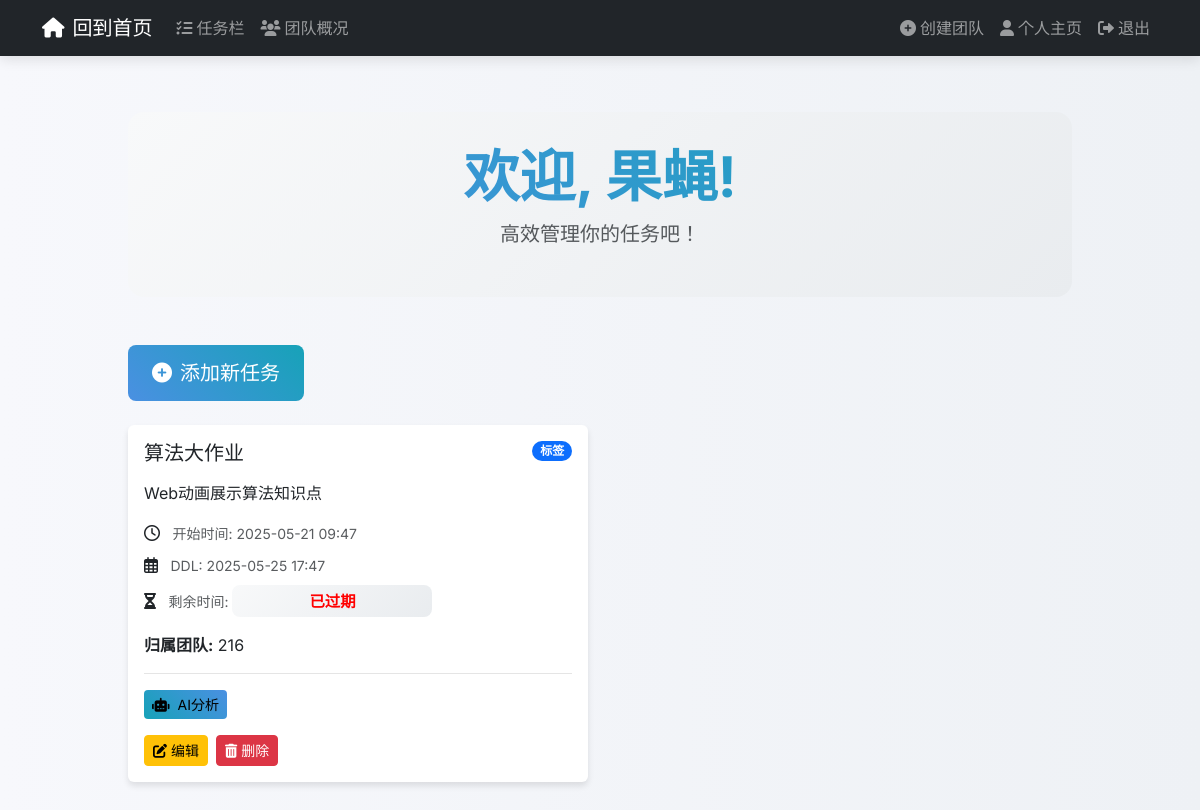
The page /dashboard (signed in) on the database its author committed.
### app.py (models this page shows, shortened)
class User(db.Model):
    id = db.Column(db.Integer, primary_key=True)
    username = db.Column(db.String(20), unique=True, nullable=False)
    email = db.Column(db.String(120), unique=True, nullable=False)
    password = db.Column(db.String(255), nullable=False)
    profile_picture = db.Column(db.String(20), nullable=True)  # Changed to nullable
    bio = db.Column(db.Text, nullable=True)
    created_at = db.Column(db.DateTime, nullable=True)  # Changed to nullable
    data = db.relationship('UserData',back_populates='user')
    is_admin = db.Column(db.Boolean, default=False)

class UserData(db.Model):
    id = db.Column(db.Integer, primary_key=True)
    title = db.Column(db.String(100), nullable=False)
    content = db.Column(db.Text, nullable=False)
    created_at = db.Column(db.DateTime, nullable=False, default=datetime.utcnow)
    deadline = db.Column(db.DateTime, nullable=True)  # New field
    ai_analysis = db.Column(db.Text, nullable=True)   # New field
    updated_at = db.Column(db.DateTime, nullable=False, default=datetime.utcnow, onupdate=datetime.utcnow)
    user_id = db.Column(db.Integer, db.ForeignKey('user.id'), nullable=False)
    user = db.relationship('User',back_populates='data')
    team_id = db.Column(db.Integer, db.ForeignKey('team.id'), nullable=True)  # 关联团队
    team = db.relationship('Team', backref='tasks')
    team_editable = db.Column(db.Boolean, default=False)

class Team(db.Model):
    id = db.Column(db.Integer, primary_key=True)
    name = db.Column(db.String(100), nullable=False)
    description = db.Column(db.Text, nullable=True)
    members = db.relationship('User', secondary='team_members', backref='teams')
    password = db.Column(db.String(6), nullable=False)  # 6位数字密码，必填

### app.py (the view)
@app.route('/dashboard')
@login_required
def dashboard():
    user = User.query.get_or_404(session['user_id'])
    teams = user.teams
    tasks = user_data = UserData.query.filter(
        or_(
            UserData.user_id == user.id,
            and_(
                UserData.team_id.in_([team.id for team in user.teams])
            )
        )
    ).order_by(UserData.created_at.desc()).all()
    return render_template('dashboard.html', user=user, user_data=tasks)

### app.py (called while the page is built)
def login_required(f):
    @wraps(f)
    def decorated_function(*args, **kwargs):
        if 'user_id' not in session:
            flash('Please log in to access this page.', 'warning')
            return redirect(url_for('login'))
        return f(*args, **kwargs)
    return decorated_function

### templates/dashboard.html (shortened to what this page needs)
{% extends "base.html" %}
{% block content %}
<div class="container mt-4">
    <div class="welcome-section text-center mb-5">
        <h1 class="display-4 fw-bold text-gradient">欢迎, {{ user.username }}!</h1>
        <p class="lead text-muted">高效管理你的任务吧！</p>
    </div>
    <div class="row mb-4">
        <div class="col">
            <a href="{{ url_for('add_data') }}" class="btn btn-primary btn-lg add-task-btn">
                <i class="fas fa-plus-circle me-2"></i>添加新任务
            </a>
        </div>
    </div>
    <div class="row">
        {% for data in user_data %}
        <div class="col-md-6 mb-4">
            <div class="card task-card h-100">
                <div class="card-body">
                    <div class="d-flex justify-content-between align-items-start mb-3">
                        <h5 class="card-title mb-0">{{ data.title }}</h5>
                        <span class="badge bg-primary rounded-pill">标签</span>
                    </div>
                    <p class="card-text">{{ data.content }}</p>
                    <div class="task-meta mb-3">
                        <p class="card-text mb-2">
                            <i class="far fa-clock me-2"></i>
                            <small class="text-muted">开始时间: {{ data.created_at.strftime('%Y-%m-%d %H:%M') }}</small>
                        </p>
                        {% if data.deadline %}
                        <p class="card-text mb-2">
                            <i class="far fa-calendar-alt me-2"></i>
                            <small class="text-muted">DDL: {{ data.deadline.strftime('%Y-%m-%d %H:%M') }}</small>
                        </p>
                        <p class="card-text">
                            <i class="fas fa-hourglass-half me-2"></i>
                            <small class="text-muted">剩余时间: <span class="countdown" data-deadline="{{ data.deadline.strftime('%Y-%m-%d %H:%M:%S') }}">Loading...</span></small>
                        </p>
                        {% endif %}
                    </div>
                    <p><strong>归属团队:</strong> {{ data.team.name if data.team else 'No team assigned' }}</p>
                    <div class="ai-analysis-section mt-3">
                        <button class="btn btn-info btn-sm analyze-btn" data-task-id="{{ data.id }}">
                            <i class="fas fa-robot me-2"></i>AI分析
                        </button>
                    </div>
                    <div class="task-actions mt-3">
                        <a href="{{ url_for('edit_data', data_id=data.id) }}" class="btn btn-warning btn-sm">
                            <i class="fas fa-edit me-1"></i>编辑
                        </a>
                        <a href="{{ url_for('delete_data', data_id=data.id) }}" class="btn btn-danger btn-sm" onclick="return confirm('Are you sure you want to delete this task?')">
                            <i class="fas fa-trash-alt me-1"></i>删除
                        </a>
                    </div>
                </div>
            </div>
        </div>
        {% endfor %}
    </div>
</div>
{% endblock %}

### templates/base.html (style rules this page uses)
body { font-family: 'Inter', sans-serif; background: linear-gradient(to right, #f7f8fc, #eef1f5); min-height: 100vh; }

### templates/dashboard.html (style rules this page uses)
:root { --primary-color: #4a90e2; --secondary-color: #6c757d; --success-color: #28a745; --danger-color: #dc3545; --warning-color: #ffc107; --info-color: #17a2b8; --light-color: #f8f9fa; --dark-color: #343a40; }
.welcome-section { padding: 2rem 0; background: linear-gradient(135deg, #f8f9fa 0%, #e9ecef 100%); border-radius: 1rem; margin-bottom: 2rem; }
.text-gradient { background: linear-gradient(45deg, var(--primary-color), var(--info-color)); -webkit-background-clip: text; -webkit-text-fill-color: transparent; }
.task-card { transition: transform 0.3s ease, box-shadow 0.3s ease; border: none; box-shadow: 0 4px 6px rgba(0, 0, 0, 0.1); }
.add-task-btn { background: linear-gradient(45deg, var(--primary-color), var(--info-color)); border: none; padding: 0.8rem 1.5rem; transition: transform 0.2s ease; }
.analyze-btn { background: linear-gradient(45deg, var(--info-color), var(--primary-color)); border: none; transition: all 0.3s ease; }
.ai-analysis-section { border-top: 1px solid rgba(0, 0, 0, 0.1); padding-top: 1rem; }
.countdown { font-weight: bold; font-size: 1.1em; padding: 0.3rem 0.6rem; border-radius: 0.5rem; background: linear-gradient(135deg, #f8f9fa 0%, #e9ecef 100%); display: inline-block; min-width: 200px; text-align: center; }
.task-actions { display: flex; gap: 0.5rem; }
.task-actions .btn { transition: all 0.3s ease; }

### rows shown on the page
User: username "果蝇"
UserData: title "算法大作业", content "Web动画展示算法知识点", created_at "2025-05-21 09:47", deadline "2025-05-25 17:47", team "216"
